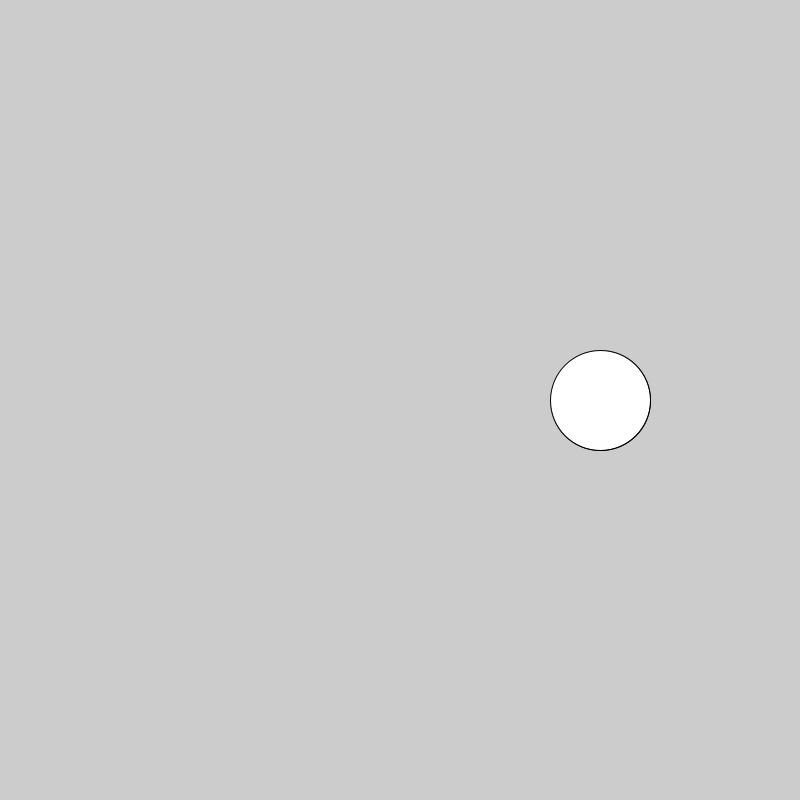
Frame 1 (no input)
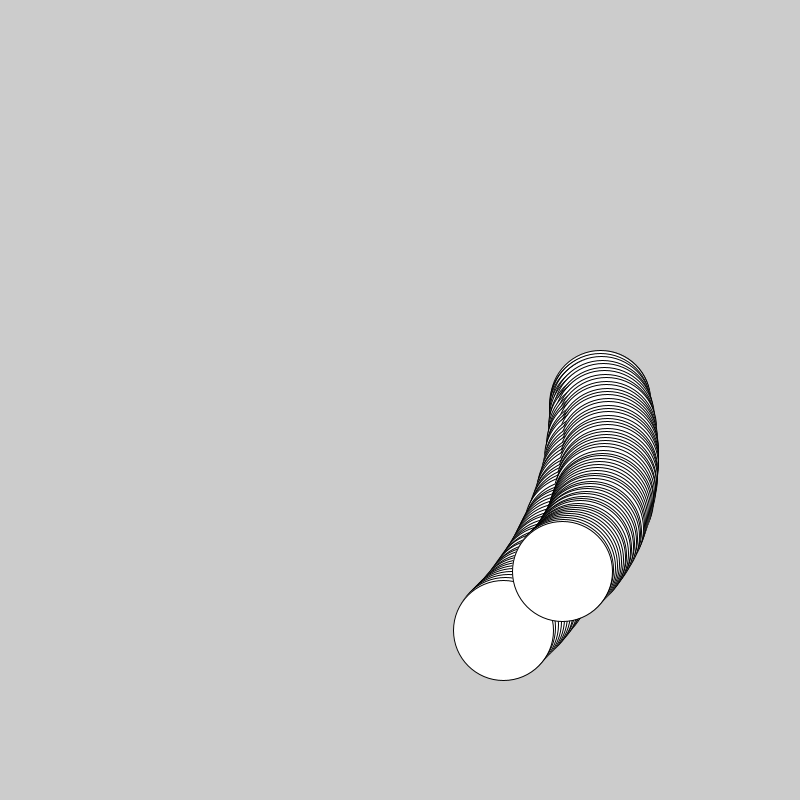
Frame 60 (the mouse pressed at the canvas centre just before this capture)
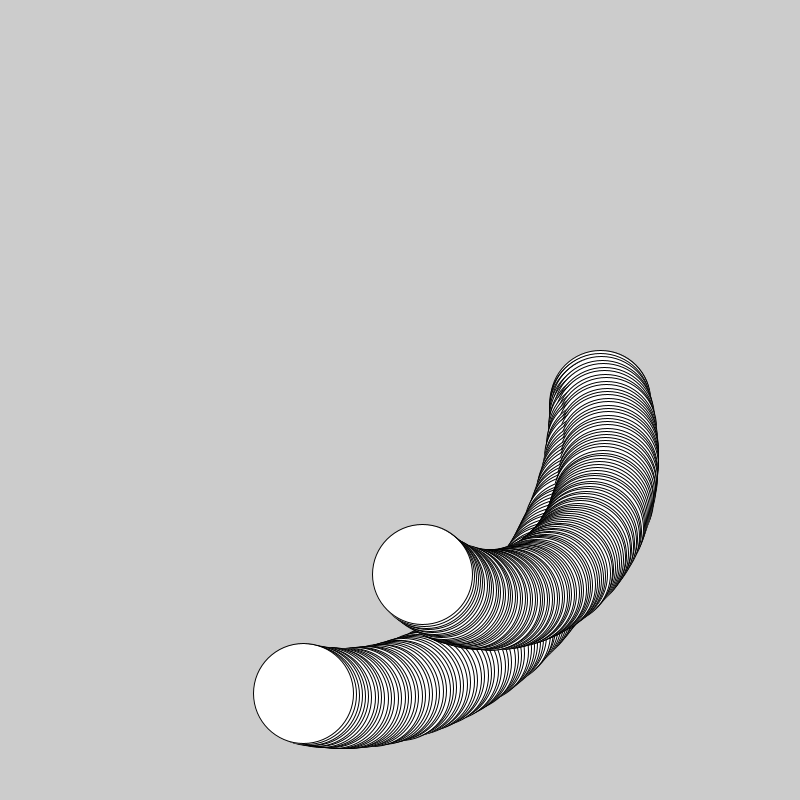
Frame 120 (the mouse held since frame 60 and released just before this capture)

The Processing sketch that drew these frames (run headless with seeded random() and noise(); from frame 60 on, the mouse is pressed at the canvas centre):

// Processing sketch: processing_52793
// ── processing_52793.pde

float x,y,angle;

void setup(){
 size(800,800);
  x = 0;
  y = 0;
  angle = 0;
  smooth(); 
}

void draw(){
  x = cos(radians(angle)) * 200 + width/2;
  y = sin(radians(angle)) * 200 + height/2;
  ellipse(x,y+angle,100,100);
  ellipse(x+angle,y,100,100);
  angle++; 
  
}
